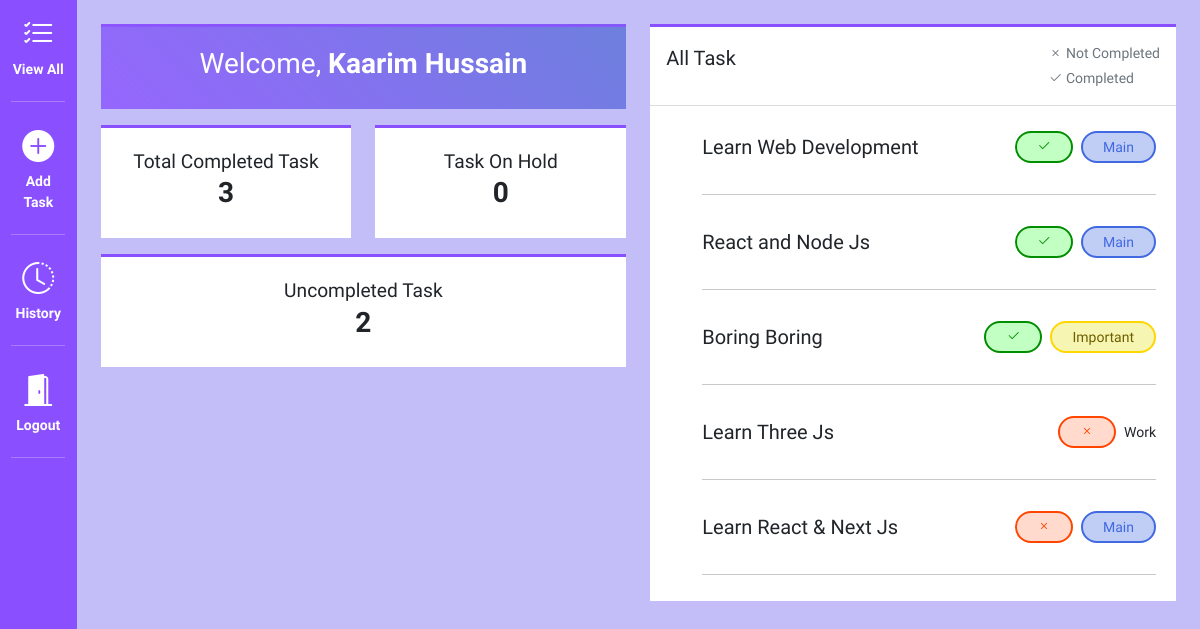
The app's page /dashboard.php (signed in) with its own data.
### tables this page shows
CREATE TABLE `tasks` (
  `id` int(11) NOT NULL AUTO_INCREMENT,
  `user_id` int(11) NOT NULL,
  `title` varchar(255) NOT NULL,
  `description` text DEFAULT NULL,
  `category` enum('Important','Main','Urgent','Work','On Hold') DEFAULT NULL,
  `completed` tinyint(1) DEFAULT 0,
  `created_at` date DEFAULT NULL,
  PRIMARY KEY (`id`),
  KEY `user_id` (`user_id`),
  CONSTRAINT `tasks_ibfk_1` FOREIGN KEY (`user_id`) REFERENCES `users` (`id`)
);

### dashboard.php (the view, shortened to what this page needs)
<?php
include "./config/db.php";
$name = $_SESSION['logged']['username'];
$id = $_SESSION['logged']['id'];
?>
<!DOCTYPE html>
<html lang="en">
<head>
    <?php
    include "./config/icons.php";
    include "./config/bootstrap.php";
    ?>
    <link rel="stylesheet" href="./styles/root.css?v=<?php echo time(); ?>">
    <link rel="stylesheet" href="./styles/dashboard.css?v=<?php echo time(); ?>">
</head>
<body>
    <main>
        <nav class="sidebar">
            <a href="viewAllTask.php" class="d-flex flex-column align-items-center text-white text-decoration-none">
                <i class="bi bi-list-check fs-2"></i>
                <small class="fw-semibold text-center d-inline">View All</small>
            </a>
            <hr class="text-white">
            <a href="AddTask.php" class="d-flex flex-column align-items-center text-white text-decoration-none">
                <i class="bi bi-plus-circle-fill fs-2"></i>
                <small class="fw-semibold text-center d-inline">Add Task</small>
            </a>
            <hr class="text-white">
            <a href="HistoryTask.php" class="d-flex flex-column align-items-center text-white text-decoration-none">
                <i class="bi bi-clock-history fs-2"></i>
                <small class="fw-semibold text-center d-inline">History</small>
            </a>
            <hr class="text-white">
            <a href="logout.php" class="d-flex flex-column align-items-center text-white text-decoration-none">
                <i class="bi bi-door-open-fill fs-2"></i>
                <small class="fw-semibold text-center d-inline">Logout</small>
            </a>
            <hr class="text-white">
        </nav>
        <section class="p-4 container-fluid">
            <div class="row">
                <div class="col-lg-6 col-md-12 col-sm-12 col-12">
                    <div class="row">
                        <div class="col-12 mb-3">
                            <div class="gridBox2">
                                <h3>Welcome, <span class="fw-bold"><?php echo $name; ?></span></h3>
                            </div>
                        </div>
                        <div class="col-lg-6 col-md-6 col-sm-12 col-12 mb-3">
                            <div class="gridBox">
                                <?php
                                $sql1 = "SELECT COUNT(completed) FROM tasks WHERE completed = TRUE AND user_id = $id";
                                $stmt1 = $conn->prepare($sql1);
                                $stmt1->execute();
                                $result1 = $stmt1->get_result();
                                if ($result1->num_rows > 0) {
                                    $row1 = $result1->fetch_assoc();
                                    echo "Total Completed Task " . " <h3 class='fw-bolder'>" . $row1['COUNT(completed)'] . "</h3>";
                                } else {
                                    echo  "Total Completed Task <br>" . "<h3 class='fw-bolder'>0</h3>";
                                }
                                ?>
                            </div>
                        </div>
                        <div class="col-lg-6 col-md-6 col-sm-12 col-12 mb-3">
                            <div class="gridBox">
                                <?php
                                $sql2 = "SELECT COUNT(category) FROM tasks WHERE category = 'On Hold' AND user_id = $id";
                                $stmt2 = $conn->prepare($sql2);
                                $stmt2->execute();
                                $result2 = $stmt2->get_result();
                                if ($result2->num_rows > 0) {
                                    $row2 = $result2->fetch_assoc();
                                    echo "Task On Hold " . " <h3 class='fw-bolder'>" . $row2['COUNT(category)'] . "</h3>";
                                } else {
                                    echo  "Task On Hold <br>" . "<h3 class='fw-bolder'>0</h3>";
                                }
                                ?>
                            </div>
                        </div>
                        <div class="col-12 mb-3">
                            <div class="gridBox">
                                <?php
                                $sql3 = "SELECT COUNT(id) FROM tasks WHERE user_id = ? AND completed = 0";
                                $stmt3 = $conn->prepare($sql3);
                                $stmt3->bind_param("s", $id);
                                $stmt3->execute();
                                $result3 = $stmt3->get_result();
                                if ($result3->num_rows > 0) {
                                    $row3 = $result3->fetch_assoc();
                                    echo "Uncompleted Task " . " <h3 class='fw-bolder'>" . $row3['COUNT(id)'] . "</h3>";
                                } else {
                                    echo  "Total Task Assigned <br>" . "<h3 class='fw-bolder'>0</h3>";
                                }
                                ?>
                            </div>
                        </div>
                    </div>
                </div>
                <div class="col-lg-6 col-md-12 col-sm-12 col-12">
                    <div class="recentTaskBox">
                        <div class="p-3 taskBoxHeading ">
                            <p class="fw-light fs-5">All Task</p>
                            <div class="d-flex flex-column gap-1">
                                <small class="text-secondary"><i class="bi bi-x"></i> Not Completed</small>
                                <small class="text-secondary"><i class="bi bi-check2"></i> Completed</small>
                            </div>
                        </div>
                        <div class="taskBoxMain">
                            <ul>
                                <?php
                                $sql = "SELECT * FROM tasks WHERE user_id = ? AND category IN ('Important', 'Main', 'Urgent', 'Work') LIMIT 7";
                                $stmt = $conn->prepare($sql);
                                $stmt->bind_param("s", $id);
                                $stmt->execute();
                                $result = $stmt->get_result();
                                if ($result->num_rows > 0) {
                                    while ($row = $result->fetch_assoc()) {
                                ?>
                                        <li class='d-flex justify-content-between w-100'>
                                            <p title="<?php echo $row['title'] ?>" class="taskTitle fs-5 mt-3 fw-light"><?php echo $row['title'] ?></p>
                                            <div class="d-flex gap-2 align-items-center">
                                                <?php
                                                if ($row['completed'] == 0) {
                                                    echo '<small class="urgent rounded-pill"><i class="bi bi-x"></i></small>';
                                                } else {
                                                    echo '<small class="completed rounded-pill"><i class="bi bi-check2"></i></small>';
                                                }
                                                ?>
                                                <small class="
                                            <?php
                                            if ($row['category'] == "Completed") {
                                                echo "completed";
                                            } else if ($row['category'] == "Urgent") {
                                                echo "urgent";
                                            } else if ($row['category'] == "Main") {
                                                echo "main";
                                            } else if ($row['category'] == "On Hold") {
                                                echo "onHold";
                                            } else if ($row['category'] == "Important") {
                                                echo "important";
                                            }
                                            ?> rounded-pill">
                                                    <?php echo $row['category'] ?>
                                                </small>
                                            </div>
                                        </li>
                                        <hr>
                                <?php
                                    }
                                } else {
                                    print_r("<li>No Recent Task Found</li>");
                                }
                                ?>
                            </ul>
                        </div>
                    </div>
                </div>
            </div>
        </section>
    </main>
</body>
</html>

### config/icons.php
<link rel="stylesheet" href="https://cdn.jsdelivr.net/npm/bootstrap-icons@1.11.3/font/bootstrap-icons.min.css">

### config/bootstrap.php (shortened to what this page needs)
<link href="https://cdn.jsdelivr.net/npm/bootstrap@5.3.3/dist/css/bootstrap.min.css" rel="stylesheet">

### styles/root.css (style rules this page uses)
:root { --white: #fff; --mintcream: #effffa; --aliceblue: #e5ecf4; --periwinkle: #c3bef7; --mediumslateblue: #8a4fff; }
* { margin: 0; padding: 0; box-sizing: border-box; font-family: "Wix Madefor Text", sans-serif; }
.completed { background-color: rgba(133, 255, 133, 0.498); border: 2px solid rgb(0, 142, 0); padding: 0 20px; height: 2rem; display: flex; justify-content: center; align-items: center; color: rgb(0, 142, 0); }
.urgent { border: 2px solid orangered; background-color: rgba(255, 172, 142, 0.443); color: orangered; padding: 0 20px; height: 2rem; display: flex; justify-content: center; align-items: center; }
.main { background-color: rgba(65, 105, 225, 0.329); color: royalblue; border: 2px solid royalblue; padding: 0 20px; height: 2rem; display: flex; justify-content: center; align-items: center; }
.important { background-color: rgba(224, 224, 0, 0.3); border: 2px solid #ffd700; color: #6e5e00; padding: 0 20px; height: 2rem; display: flex; justify-content: center; align-items: center; }

### styles/dashboard.css (style rules this page uses)
body { height: 100%; width: 100%; }
main { min-height: 100vh; width: 100%; background-color: var(--periwinkle); display: flex; }
.sidebar { height: 100vh; max-width: 100px; padding: 0.7rem; position: relative; display: flex; flex-direction: column; gap: 0.3rem; background-color: var(--mediumslateblue); }
.recentTaskBox { border-top: 3px solid var(--mediumslateblue); background-color: var(--white); }
.taskBoxHeading { background-color: var(--white); padding: 10px 20px; height: auto; border-bottom: 1px solid #ddd; display: flex; align-items: center; justify-content: space-between; }
.taskBoxMain { background-color: var(--white); padding: 10px 20px; }
.taskBoxMain ul { list-style: none; width: 100%; }
.gridBox { border-top: 3px solid var(--mediumslateblue); background-color: var(--white); width: 100%; padding: 20px 20px; font-size: 1.2rem; font-weight: light; text-align: center; }
.gridBox2 { border-top: 3px solid #8a4fffca; background: linear-gradient(45deg, #8a4fffca, rgba(10, 55, 192, 0.463)); background-position: center; background-size: cover; width: 100%; padding: 20px 20px; font-size: 1.2rem; font-weight: light; text-align: center; color: var(--white); }
.taskTitle { display: inline-block; width: 300px; white-space: nowrap; overflow: hidden !important; text-overflow: ellipsis; font-weight: bold; }

### records on screen
tasks: title "Learn Web Development", completed 1 (drawn), category "Main"
tasks: title "React and Node Js", completed 1 (drawn), category "Main"
tasks: title "Boring Boring", completed 1 (drawn), category "Important"
tasks: title "Learn Three Js", completed 0 (drawn), category "Work"
tasks: title "Learn React & Next Js", completed 0 (drawn), category "Main"

### other values on screen
$name "Kaarim Hussain"
$row1['COUNT(completed)'] "3"
$row2['COUNT(category)'] "0"
$row3['COUNT(id)'] "2"
